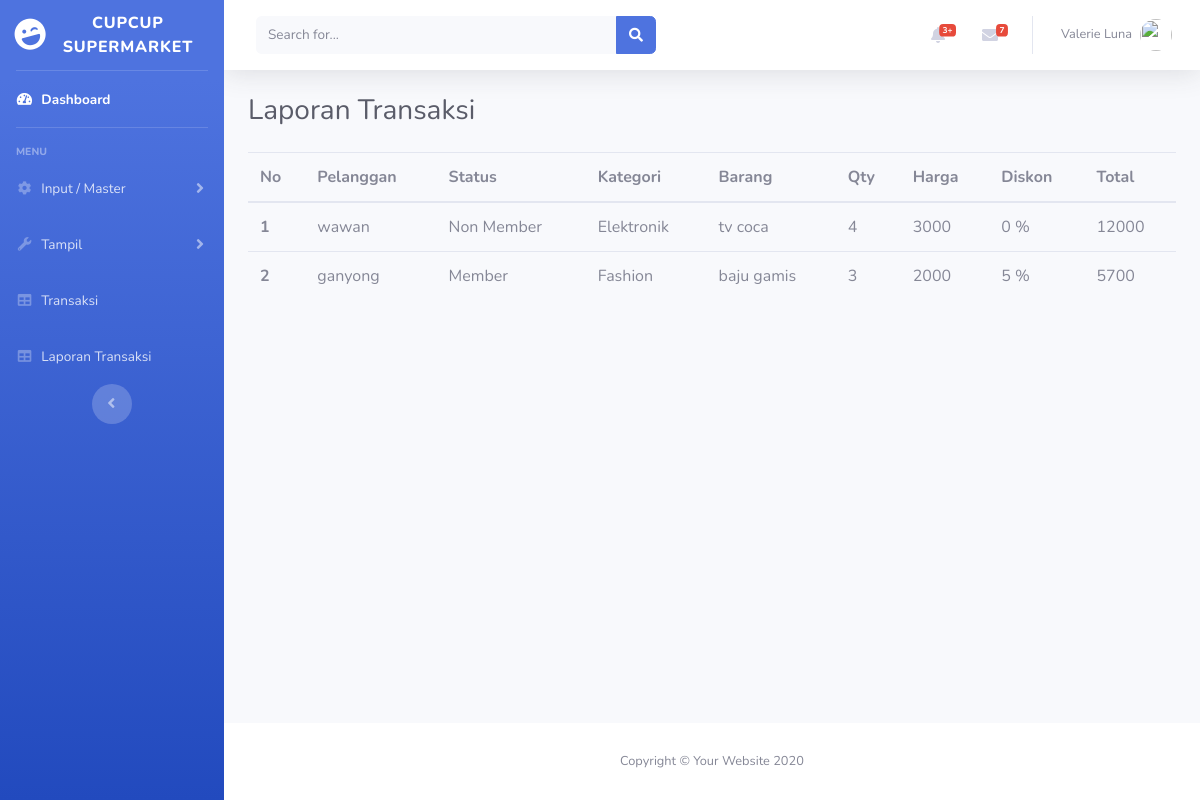
Screenshot of /laporan_transaksi.php with the database file from the repository.
### tables this page shows
CREATE TABLE `transaksi` (
  `id_transaksi` int(11) NOT NULL,
  `nama_transaksi` varchar(100) NOT NULL,
  `tgl_transaksi` date NOT NULL,
  `harga` int(11) NOT NULL,
  `qty` int(11) NOT NULL,
  `id_barang` int(11) NOT NULL,
  `diskon` int(11) NOT NULL,
  `id_pelanggan` int(11) NOT NULL
);

CREATE TABLE `pelanggan` (
  `id_pelanggan` int(11) NOT NULL,
  `nama_pelanggan` char(20) NOT NULL,
  `no_tlp` varchar(14) NOT NULL,
  `status` char(10) NOT NULL
);

CREATE TABLE `kategori` (
  `id_kategori` int(11) NOT NULL,
  `nama` varchar(100) NOT NULL
);

CREATE TABLE `barang` (
  `id_barang` int(11) NOT NULL,
  `nama` varchar(100) NOT NULL,
  `kategori_id` int(11) NOT NULL,
  `satuan_id` int(11) NOT NULL
);

### laporan_transaksi.php (the view, shortened to what this page needs)
<?php
include "koneksi.php";
?>
<!DOCTYPE html>
<html lang="en">
<head>
    <link href="vendor/fontawesome-free/css/all.min.css" rel="stylesheet" type="text/css">
    <link href="css/sb-admin-2.min.css" rel="stylesheet">
</head>
<body id="page-top">
    <div id="wrapper">
        <ul class="navbar-nav bg-gradient-primary sidebar sidebar-dark accordion" id="accordionSidebar">
            <a class="sidebar-brand d-flex align-items-center justify-content-center" href="index.html">
                <div class="sidebar-brand-icon rotate-n-15">
                    <i class="fas fa-laugh-wink"></i>
                </div>
                <div class="sidebar-brand-text mx-3">CUPCUP Supermarket</div>
            </a>
            <hr class="sidebar-divider my-0">
            <li class="nav-item active">
                <a class="nav-link" href="index.php">
                    <i class="fas fa-fw fa-tachometer-alt"></i>
                    <span>Dashboard</span></a>
            </li>
            <hr class="sidebar-divider">
            <div class="sidebar-heading">
                Menu
            </div>
            <li class="nav-item">
                <a class="nav-link collapsed" href="#" data-toggle="collapse" data-target="#collapseTwo" aria-expanded="true" aria-controls="collapseTwo">
                    <i class="fas fa-fw fa-cog"></i>
                    <span>Input / Master</span>
                </a>
            </li>
            <li class="nav-item">
                <a class="nav-link collapsed" href="#" data-toggle="collapse" data-target="#collapseUtilities" aria-expanded="true" aria-controls="collapseUtilities">
                    <i class="fas fa-fw fa-wrench"></i>
                    <span>Tampil</span>
                </a>
            </li>
            <li class="nav-item">
                <a class="nav-link" href="input_transaksi.php">
                    <i class="fas fa-fw fa-table"></i>
                    <span>Transaksi</span></a>
            </li>
            <li class="nav-item">
                <a class="nav-link" href="laporan_transaksi.php">
                    <i class="fas fa-fw fa-table"></i>
                    <span>Laporan Transaksi</span></a>
            </li>
            <div class="text-center d-none d-md-inline">
                <button class="rounded-circle border-0" id="sidebarToggle"></button>
            </div>
        </ul>
        <div id="content-wrapper" class="d-flex flex-column">
            <div id="content">
                <nav class="navbar navbar-expand navbar-light bg-white topbar mb-4 static-top shadow">
                    <form class="d-none d-sm-inline-block form-inline mr-auto ml-md-3 my-2 my-md-0 mw-100 navbar-search">
                        <div class="input-group">
                            <input type="text" class="form-control bg-light border-0 small" placeholder="Search for..." aria-label="Search" aria-describedby="basic-addon2">
                            <div class="input-group-append">
                                <button class="btn btn-primary" type="button">
                                    <i class="fas fa-search fa-sm"></i>
                                </button>
                            </div>
                        </div>
                    </form>
                    <ul class="navbar-nav ml-auto">
                        <li class="nav-item dropdown no-arrow mx-1">
                            <a class="nav-link dropdown-toggle" href="#" id="alertsDropdown" role="button" data-toggle="dropdown" aria-haspopup="true" aria-expanded="false">
                                <i class="fas fa-bell fa-fw"></i>
                                <span class="badge badge-danger badge-counter">3+</span>
                            </a>
                        </li>
                        <li class="nav-item dropdown no-arrow mx-1">
                            <a class="nav-link dropdown-toggle" href="#" id="messagesDropdown" role="button" data-toggle="dropdown" aria-haspopup="true" aria-expanded="false">
                                <i class="fas fa-envelope fa-fw"></i>
                                <span class="badge badge-danger badge-counter">7</span>
                            </a>
                        </li>
                        <li class="nav-item dropdown no-arrow">
                            <a class="nav-link dropdown-toggle" href="#" id="userDropdown" role="button" data-toggle="dropdown" aria-haspopup="true" aria-expanded="false">
                                <span class="mr-2 d-none d-lg-inline text-gray-600 small">Valerie Luna</span>
                                <img class="img-profile rounded-circle" src="https://source.unsplash.com/QAB-WJcbgJk/60x60">
                            </a>
                        </li>
                    </ul>
                </nav>
                <div class="container-fluid">
                    <div class="d-sm-flex align-items-center justify-content-between mt-3 mb-4">
                        <h1 class="h3 mb-0 text-gray-800 text-center">Laporan Transaksi</h1>
                    </div>
                    <table class="table">
                        <thead>
                            <tr>
                                <th scope="col">No</th>
                                <th scope="col">Pelanggan</th>
                                <th scope="col">Status</th>
                                <th scope="col">Kategori</th>
                                <th scope="col">Barang</th>
                                <th scope="col">Qty</th>
                                <th scope="col">Harga</th>
                                <th scope="col">Diskon</th>
                                <th scope="col">Total</th>
                            </tr>
                        </thead>
                        <tbody>
                            <?php
                            $no = 1;
                            $sql = mysqli_query($koneksi, "select *, D.nama AS nama_kategori, B.nama AS nama_barang from transaksi A inner join barang B ON B.id_barang=A.id_barang inner join pelanggan C ON C.id_pelanggan=A.id_pelanggan inner join kategori D ON D.id_kategori=B.kategori_id");
                            while ($data = mysqli_fetch_array($sql)) {
                                $total = ($data['qty'] * $data['harga']);
                                if ($data['diskon'] > 0) {
                                    $pengurangan_diskon = ($data['diskon'] * $total) / 100;
                                    $total_fix = $total - $pengurangan_diskon;
                                } else {
                                    $total_fix = $total;
                                }
                            ?>
                                <tr>
                                    <th scope="row"><?= $no++ ?></th>
                                    <td><?= $data['nama_pelanggan'] ?></td>
                                    <td><?= $data['status'] ?></td>
                                    <td><?= $data['nama_kategori'] ?></td>
                                    <td><?= $data['nama_barang'] ?></td>
                                    <td><?= $data['qty'] ?></td>
                                    <td><?= $data['harga'] ?></td>
                                    <td><?= $data['diskon'] ?> %</td>
                                    <td><?= $total_fix ?></td>
                                </tr>
                            <?php } ?>
                        </tbody>
                    </table>
                </div>
            </div>
            <footer class="sticky-footer bg-white">
                <div class="container my-auto">
                    <div class="copyright text-center my-auto">
                        <span>Copyright &copy; Your Website 2020</span>
                    </div>
                </div>
            </footer>
        </div>
    </div>
</body>
</html>

### rows the page displays
transaksi: id_pelanggan.nama_pelanggan "wawan", id_pelanggan.status "Non Member", kategori.nama "Elektronik", id_barang.nama "tv coca", qty "4", harga "3000", diskon "0", total_fix "12000"
transaksi: id_pelanggan.nama_pelanggan "ganyong", id_pelanggan.status "Member", kategori.nama "Fashion", id_barang.nama "baju gamis", qty "3", harga "2000", diskon "5", total_fix "5700"
